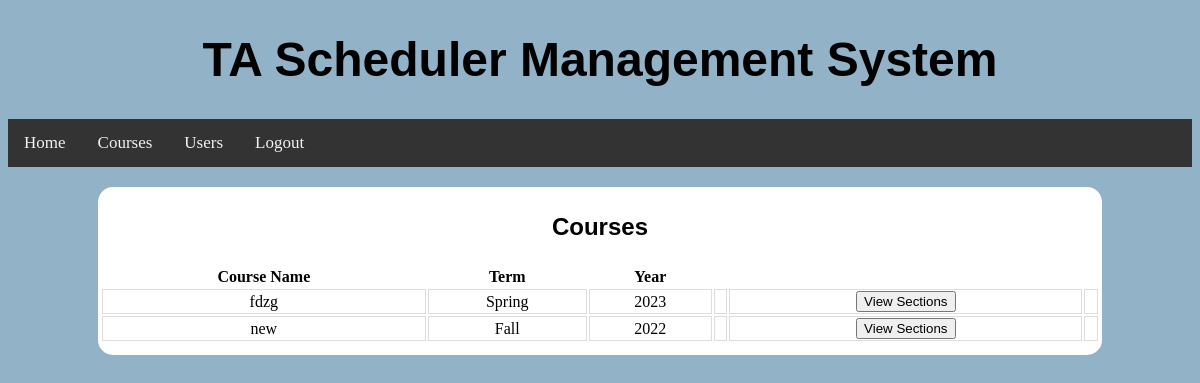
/courses/ (signed in), run on the app's committed database.
### BackendWork/models.py (models this page shows, shortened)
class ClassList(models.Model):
    TERM_CHOICES = (('Summer', 'SUMMER'), ('Fall', 'FALL'), ('Winter', 'WINTER'), ('Spring', 'SPRING'))
    name = models.CharField(max_length=20, unique=True)
    term = models.CharField(max_length=30, choices=TERM_CHOICES, default='Fall')
    year = models.IntegerField(default=2022)

### BackendWork/views.py (the view, shortened to what this page needs)
# urls.py: path("courses/", Courses.as_view()),
class Courses(View):
    def get(self, request):
        try:
            request.session["user"]
        except:
            return redirect("/")
        return render(request, "courses.html",
                      {'sessionUser': MyUser.objects.get(username=request.session["user"]),
                       'courses': ClassList.objects.all()})

### templates/courses.html (shortened to what this page needs)
{% load static %}
<!DOCTYPE html>
<html lang="en">
<head>
    <link rel="stylesheet" type="text/css" href="{% static 'css/courses.css' %}"/>
</head>
<div class="navContainer">
    <header class="header">
        <h1><a>TA Scheduler Management System</a></h1>
    </header>
    <div class="navigation">
        <li><a href="/home/">Home</a></li>
        <li><a href="/courses/">Courses</a></li>
        <li><a href="/users/">Users</a></li>
        <li><a href="/">Logout</a></li>
    </div>
</div>
<body>
<div class="container">
    <p class=header>Courses</p>
    <div class="containerbox">
        <table>
            <tr>
                <th>Course Name</th>
                <th>Term</th>
                <th>Year</th>
            </tr>
            <tr>
                {% for i in courses %}
                    <td>{{ i.name }}</td>
                    <td>{{ i.term }}</td>
                    <td>{{ i.year }}</td>
                    <td>
                    </td>
                    <td>
                        <form action="" method="post">
                            <button name="thisCourseSections" value="{{ i.name }}">View Sections</button>
                        </form>
                    </td>
                    <td>
                    </td>
                    </tr>
                {% endfor %}
        </table>
    </div>
</div>
</body>
</html>

### TAScheduler/static/css/courses.css (style rules this page uses)
html { background: rgb(145, 178, 199); }
.navigation { list-style-type: none; background-color: #333; position: sticky; width: 100%; overflow: auto; }
.navigation li a { float: left; color: #f2f2f2; text-align: center; padding: 14px 16px; text-decoration: none; font-size: 17px; background-color: #333; }
.header { font-family: 'Ubuntu', sans-serif; font-weight: bold; font-size: 24px; text-align: center; }
.container { margin-right: auto; margin-left: auto; margin-top: 20px; width: 1000px; height: auto; flex-direction: row; justify-content: center; align-items: center; border: 2px solid White; border-radius: 15px; background: white; text-align: center; }
.containerbox { display: grid; gap: 50px; margin-bottom: 10px; }
.th, td { border-bottom: 1px solid #ddd; border-left: 1px solid #ddd; border-top: 1px solid #ddd; border-right: 1px solid #ddd; }

### data on the page
ClassList: name "fdzg", term "Spring", year "2023"
ClassList: name "new", term "Fall", year "2022"
